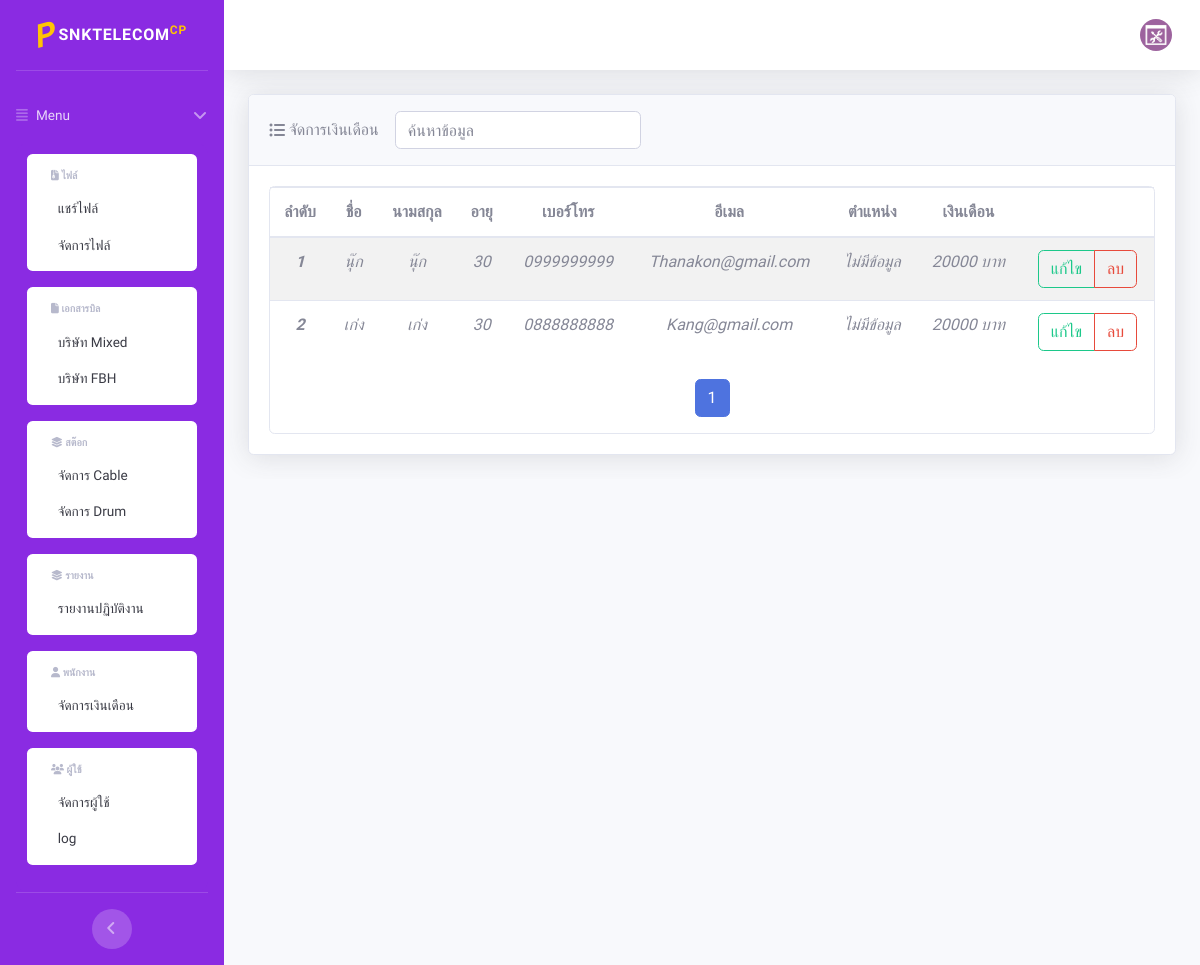
The page /index.php?page=employee/list_employee (signed in) on the database as committed earlier.
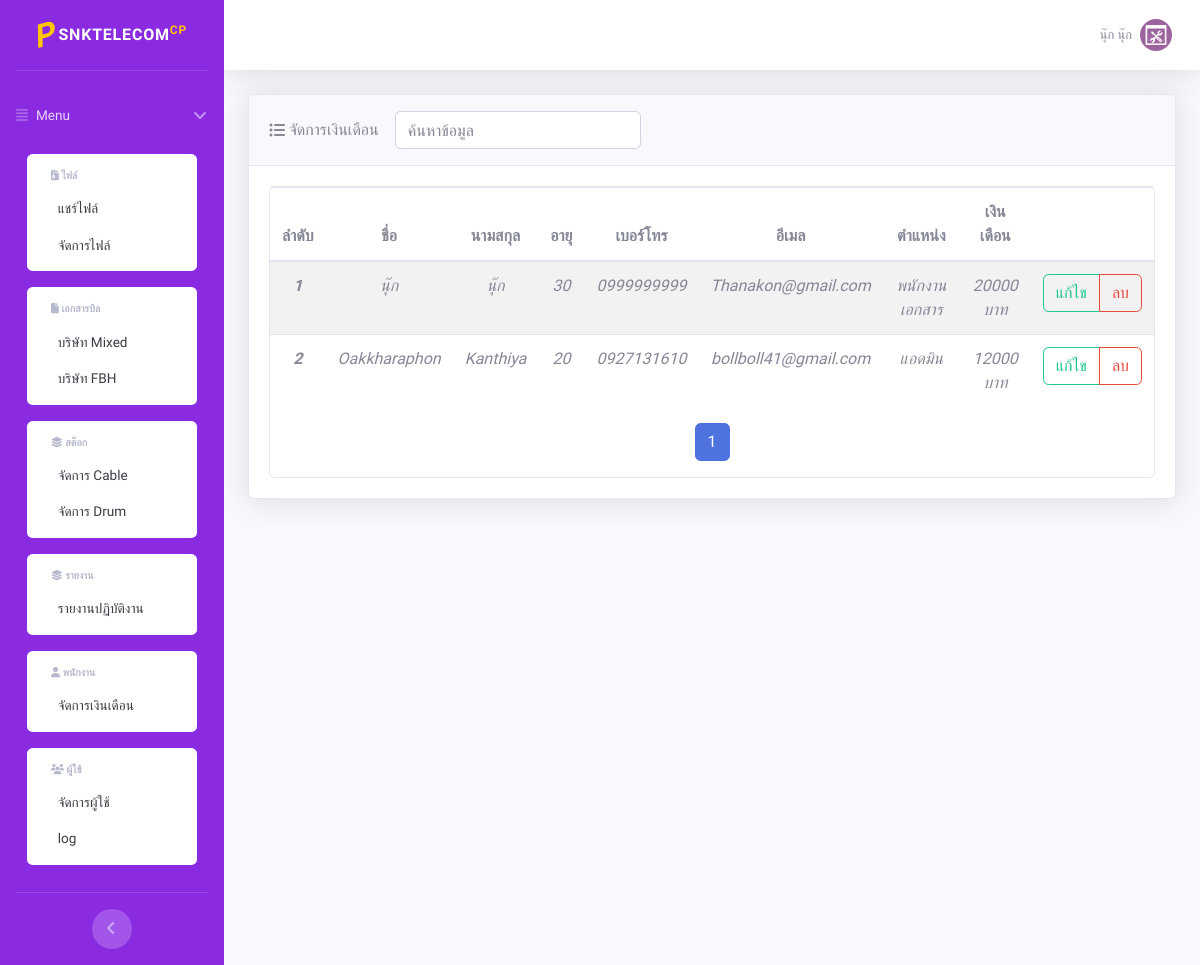
The same page on the database as committed later.
### tables this page shows
CREATE TABLE `employee` (
  `employee_id` int(4) NOT NULL,
  `employee_name` varchar(100) NOT NULL,
  `employee_lastname` varchar(100) NOT NULL,
  `employee_age` int(2) NOT NULL,
  `employee_phone` varchar(10) NOT NULL,
  `employee_salary` double(8,2) NOT NULL,
  `employee_email` varchar(100) NOT NULL,
  `employee_position` int(1) NOT NULL,
  `employee_date` timestamp NOT NULL DEFAULT current_timestamp() ON UPDATE current_timestamp()
);

CREATE TABLE `users` (
  `user_id` int(4) NOT NULL,
  `username` varchar(100) NOT NULL,
  `passW` varchar(100) DEFAULT NULL,
  `lv` char(1) NOT NULL DEFAULT '1' COMMENT '0=admin,1=เจ้าของ,2=พนักงานเอกสาร,3=พนักงานปฏิบัติงาน',
  `status` char(1) NOT NULL DEFAULT '1' COMMENT '1=ใช้งาน,0=แบน',
  `users_date` timestamp NOT NULL DEFAULT current_timestamp() ON UPDATE current_timestamp(),
  `employee_id` int(4) NOT NULL
);

### employee/list_employee.php (the view, shortened to what this page needs)
<div class="container-fluid">
    <div class="card shadow mb-4">
        <div class="card-header d-flex justify-content-between align-items-center py-3">
            <i class="fa fa-list-ul" aria-hidden="true"></i>&nbsp;จัดการเงินเดือน
            <form class="d-none d-sm-inline-block form-inline mr-auto ml-md-3 my-2 my-md-0 mw-100 navbar-search">
                <div class="input-group">
                    <input type="text" class="form-control" id="search" aria-label="Small" aria-describedby="inputGroup-sizing-sm" placeholder="ค้นหาข้อมูล">
                </div>
            </form>
        </div>
        <div class="card-body">
            <div class="card border h-100">
                <table class="table table-striped">
                    <thead>
                        <tr>
                            <th scope="col">ลำดับ</th>
                            <th scope="col">ชื่อ</th>
                            <th scope="col">นามสกุล</th>
                            <th scope="col">อายุ</th>
                            <th scope="col">เบอร์โทร</th>
                            <th scope="col">อีเมล</th>
                            <th scope="col">ตำแหน่ง</th>
                            <th scope="col">เงินเดือน</th>
                            <th scope="col"> </th>
                        </tr>
                    </thead>
                    <tbody>
                        <?php
                        include('connect.php');
                        $strsql = "SELECT * FROM employee ORDER BY employee_id ASC";
                        try {
                            $stmt = $con->prepare($strsql);
                            $stmt->execute();
                            $result = $stmt->fetchAll(PDO::FETCH_ASSOC);
                            $rowcount = count($result);
                            if ($rowcount > 0) {
                                $i = 1;
                                foreach ($result as $rs) {
                        ?>
                                    <tr>
                                        <th scope="row"><i class="to_file"><?php echo $i; ?></i></th>
                                        <td><i class="to_file"><?php echo $rs['employee_name']; ?></i></td>
                                        <td><i class="to_file"><?php echo $rs['employee_lastname']; ?></i></td>
                                        <td><i class="to_file"><?php echo $rs['employee_age']; ?></i></td>
                                        <td><i class="to_file"><?php echo $rs['employee_phone']; ?></i></td>
                                        <td><i class="to_file"><?php echo $rs['employee_email']; ?></i></td>
                                        <td><i class="to_file"><?php
                                                                if ($rs['employee_position'] == 0) {
                                                                    echo "แอดมิน";
                                                                } elseif ($rs['employee_position'] == 1) {
                                                                    echo "เจ้าของ";
                                                                } elseif ($rs['employee_position'] == 2) {
                                                                    echo "พนักงานเอกสาร";
                                                                } elseif ($rs['employee_position'] == 3) {
                                                                    echo "พนักงานปฏิบัติ";
                                                                } else {
                                                                    echo "ไม่มีข้อมูล";
                                                                }
                                                                ?></i></td>
                                        <td><i class="to_file"><?php echo $rs['employee_salary']; ?> บาท</i></td>
                                        <td>
                                            <div class="btn-group" role="group" aria-label="Basic example">
                                                <button type="button" class="btn btn-outline-success" data-toggle="modal" data-target="#editModal" data-id="<?php echo $rs['employee_id']; ?>" data-name="<?php echo $rs['employee_name']; ?>" data-lastname="<?php echo $rs['employee_lastname']; ?>" data-age="<?php echo $rs['employee_age']; ?>" data-phone="<?php echo $rs['employee_phone']; ?>" data-email="<?php echo $rs['employee_email']; ?>" data-position="<?php echo $rs['employee_position']; ?>" data-salary="<?php echo $rs['employee_salary']; ?>">แก้ไข</button>
                                                <button type="button" class="btn btn-outline-danger" onclick="confirmDelete('<?php echo $i; ?>','<?php echo $rs['employee_id']; ?>')">ลบ</button>
                                            </div>
                                        </td>
                                    </tr>
                        <?php
                                    $i++;
                                }
                            } else {
                                echo "<tr><td colspan='9'>ไม่พบข้อมูล</td></tr>";
                            }
                        } catch (PDOException $e) {
                            echo "Error: " . $e->getMessage();
                        }
                        ?>
                    </tbody>
                </table>
                <div class="pagination-container">
                    <nav aria-label="Page navigation">
                        <ul class="pagination justify-content-center">
                        </ul>
                    </nav>
                </div>
            </div>
        </div>
    </div>
</div>

### header.php (shortened to what this page needs)
<!DOCTYPE html>
<html lang="en">
<head>
  <link href="https://cdnjs.cloudflare.com/ajax/libs/font-awesome/6.5.2/css/all.min.css" rel="stylesheet" type="text/css">
  <link href="css/sb-admin-2.min.css" rel="stylesheet">
  <link href="css/styles.css" rel="stylesheet">
</head>
<body id="page-top">
  <div id="wrapper">
    <ul class="navbar-nav bg-gradient-purple sidebar sidebar-dark accordion" id="accordionSidebar">
      <a class="sidebar-brand d-flex align-items-center justify-content-center" href="index.php?page=home">
        <div class="sidebar-brand-icon rotate-n-15">
          <i class="warning">P</i>
        </div>
        <div class="sidebar-brand-text mx-1">snktelecom<sup class="warning">CP</sup></div>
      </a>
      <hr class="sidebar-divider">
      <li class="nav-item">
        <a class="nav-link" href="#" data-toggle="collapse" data-target="#collapseTwo" aria-expanded="true" aria-controls="collapseTwo">
          <i class="fas fa-align-justify"></i>
          <span>Menu</span>
        </a>
        <div id="collapseTwo" class="collapse show bg-gradient-purple2" aria-labelledby="headingTwo" data-parent="#accordionSidebar">
          <div class="bg-white py-2 collapse-inner rounded">
            <h6 class="collapse-header collapseTwo"><i class="fa-solid fa-file-zipper"></i> ไฟล์</h6>
            <a class="collapse-item " href="index.php?page=home">&nbsp; แชร์ไฟล์</a>
            <?php
            if ($_SESSION["lv"] == 0 || $_SESSION["lv"] == 1 || $_SESSION["lv"] == 2) {
            ?>
              <a class="collapse-item " href="index.php?page=files/files">&nbsp; จัดการไฟล์</a>
            <?php
            }
            ?>
          </div>
          <?php
          if ($_SESSION["lv"] == 0 || $_SESSION["lv"] == 1 || $_SESSION["lv"] == 2) {
          ?>
            <div class="bg-white py-2 collapse-inner rounded">
              <h6 class="collapse-header"><i class="fa-solid fa-file"></i> เอกสารบิล</h6>
              <a class="collapse-item " href="index.php?page=bill/list_mixed">&nbsp; บริษัท Mixed</a>
              <a class="collapse-item " href="index.php?page=bill/list_fbh">&nbsp; บริษัท FBH</a>
            </div>
            <div class="bg-white py-2 collapse-inner rounded">
              <h6 class="collapse-header"><i class="fa-solid fa-layer-group"></i> สต๊อก</h6>
              <a class="collapse-item " href="index.php?page=stock/list_stock_cable">&nbsp; จัดการ Cable</a>
              <a class="collapse-item " href="index.php?page=stock/list_stock_drum">&nbsp; จัดการ Drum</a>
            </div>
          <?php
          }
          ?>
          <div class="bg-white py-2 collapse-inner rounded">
            <h6 class="collapse-header"><i class="fa-solid fa-layer-group"></i> รายงาน</h6>
            <a class="collapse-item " href="index.php?page=home">&nbsp; รายงานปฏิบัติงาน</a>
          </div>
          <?php
          if ($_SESSION["lv"] == 0 || $_SESSION["lv"] == 1) {
          ?>
            <div class="bg-white py-2 collapse-inner rounded">
              <h6 class="collapse-header"><i class="fa-solid fa-user"></i> พนักงาน</h6>
              <a class="collapse-item " href="index.php?page=employee/list_employee">&nbsp; จัดการเงินเดือน</a>
            </div>
          <?php
          }
          if ($_SESSION["lv"] == 0) {
          ?>
            <div class="bg-white py-2 collapse-inner rounded">
              <h6 class="collapse-header"><i class="fa-solid fa-users"></i> ผู้ใช้</h6>
              <a class="collapse-item " href="index.php?page=users/list_user">&nbsp; จัดการผู้ใช้</a>
              <a class="collapse-item " href="index.php?page=log/log">&nbsp; log</a>
            </div>
          <?php
          }
          ?>
        </div>
      </li>
      <hr class="sidebar-divider d-none d-md-block">
      <div class="text-center d-none d-md-inline">
        <button class="rounded-circle border-0" id="sidebarToggle"></button>
      </div>
    </ul>
</body>
</html>

### index.php (shortened to what this page needs)
<?php
include_once("header.php");
?>
<div id="content-wrapper" class="d-flex flex-column">
    <div id="content">
        <?php
        include_once("footer.php");
        ?>
        <?php
        $page = isset($_GET['page']) ? $_GET['page'] : 'home';
        $pageFile = $page . '.php';
        include $pageFile;
        ?>
    </div>
</div>

### footer.php (shortened to what this page needs)
<?php
include("connect.php");
$users_id = $_SESSION['user_id'];
try {
  $con->setAttribute(PDO::ATTR_ERRMODE, PDO::ERRMODE_EXCEPTION);
  $sql = "SELECT users.*, employee.employee_name, employee.employee_lastname
        FROM users
        INNER JOIN employee ON users.employee_id = employee.employee_id
        WHERE users.user_id = :user_id";
  $stmt = $con->prepare($sql);
  $stmt->bindParam(':user_id', $users_id, PDO::PARAM_INT);
  $stmt->execute();
  $row = $stmt->fetch(PDO::FETCH_ASSOC);
} catch (PDOException $e) {
  die("Could not connect to the database $dbname :" . $e->getMessage());
}
?>
<nav class="navbar navbar-expand navbar-light bg-white topbar mb-4 static-top shadow">
  <ul class="navbar-nav ml-auto">
    <li class="nav-item dropdown no-arrow">
      <a class="nav-link dropdown-toggle" href="#" id="userDropdown" role="button" data-toggle="dropdown" aria-haspopup="true" aria-expanded="false">
        <span class="mr-2 d-none d-lg-inline text-gray-600 small "><?php echo $row['employee_name'] . ' ' . $row['employee_lastname']; ?></span>
        <img class="img-profile rounded-circle" src="img/picture.png">
      </a>
    </li>
  </ul>
</nav>

### css/styles.css (style rules this page uses)
.bg-gradient-purple { background-color: #8a2be2; }
.bg-gradient-purple2 { background-color: #8a2be2; padding: 10px; border: 1px solid #8a2be2; border-radius: 10px; }
body { font-family: "Mitr"; font-size: 16px; background-color: #f8f9fc; }
table { text-align: center; }
.warning { color: #ffc404; }
html, body { height: 100%; margin: 0; padding: 0; }
#content-wrapper { height: 100%; overflow-y: auto; }

Rows that differ between the two databases and show on the page:
removed employee: employee_name "เก่ง", employee_lastname "เก่ง", employee_age "30", employee_phone "0888888888", employee_email "Kang@gmail.com", employee_position "ไม่มีข้อมูล", employee_salary "20000"
now on this page (row edited): users: employee.employee_name "นุ๊ก", employee.employee_lastname "นุ๊ก"
changed employee "Thanakon@gmail.com": employee_position "ไม่มีข้อมูล" → "พนักงานเอกสาร"
added employee: employee_name "Oakkharaphon", employee_lastname "Kanthiya", employee_age "20", employee_phone "0927131610", employee_email "bollboll41@gmail.com", employee_position "แอดมิน", employee_salary "12000"
